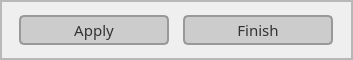
                  <widget class="QFrame" name="frame_158">
                   <property name="minimumSize">
                    <size>
                     <width>0</width>
                     <height>60</height>
                    </size>
                   </property>
                   <property name="maximumSize">
                    <size>
                     <width>16777215</width>
                     <height>60</height>
                    </size>
                   </property>
                   <property name="frameShape">
                    <enum>QFrame::Shape::StyledPanel</enum>
                   </property>
                   <property name="frameShadow">
                    <enum>QFrame::Shadow::Raised</enum>
                   </property>
                   <layout class="QHBoxLayout" name="horizontalLayout_58">
                    <property name="spacing">
                     <number>0</number>
                    </property>
                    <property name="leftMargin">
                     <number>0</number>
                    </property>
                    <property name="topMargin">
                     <number>0</number>
                    </property>
                    <property name="rightMargin">
                     <number>0</number>
                    </property>
                    <property name="bottomMargin">
                     <number>0</number>
                    </property>
                    <item>
                     <widget class="QFrame" name="frame_159">
                      <property name="minimumSize">
                       <size>
                        <width>351</width>
                        <height>0</height>
                       </size>
                      </property>
                      <property name="maximumSize">
                       <size>
                        <width>351</width>
                        <height>81</height>
                       </size>
                      </property>
                      <property name="styleSheet">
                       <string notr="true">QPushButton {
        background-color: #cccccc; /* Cor de fundo do botão */
        color: #333333; /* Cor do texto */
        border: 2px solid #999999; /* Borda */
        border-radius: 5px; /* Bordas arredondadas */
        font-size: 15px; /* Tamanho da fonte */
		font-family: &quot;Yu Gothic&quot;; /* Família da fonte */
    }
QPushButton:hover {
        background-color: #b3b3b3; /* Cor de fundo ao passar o mouse */
        border: 2px solid #55aaff; /* Borda ao passar o mouse */
    }
QPushButton:pressed {
        background-color: #999999; /* Cor de fundo quando pressionado */
        border: 2px solid #444444; /* Borda quando pressionado */
    }</string>
                      </property>
                      <property name="frameShape">
                       <enum>QFrame::Shape::StyledPanel</enum>
                      </property>
                      <property name="frameShadow">
                       <enum>QFrame::Shadow::Raised</enum>
                      </property>
                      <layout class="QHBoxLayout" name="horizontalLayout_59">
                       <item>
                        <widget class="QPushButton" name="assemblyApply">
                         <property name="minimumSize">
                          <size>
                           <width>100</width>
                           <height>30</height>
                          </size>
                         </property>
                         <property name="maximumSize">
                          <size>
                           <width>150</width>
                           <height>16777215</height>
                          </size>
                         </property>
                         <property name="font">
                          <font>
                           <family>Yu Gothic</family>
                           <pointsize>-1</pointsize>
                           <bold>false</bold>
                          </font>
                         </property>
                         <property name="text">
                          <string>Apply</string>
                         </property>
                        </widget>
                       </item>
                       <item>
                        <widget class="QPushButton" name="assemblyFinish">
                         <property name="minimumSize">
                          <size>
                           <width>100</width>
                           <height>30</height>
                          </size>
                         </property>
                         <property name="maximumSize">
                          <size>
                           <width>150</width>
                           <height>16777215</height>
                          </size>
                         </property>
                         <property name="font">
                          <font>
                           <family>Yu Gothic</family>
                           <pointsize>-1</pointsize>
                           <bold>false</bold>
                          </font>
                         </property>
                         <property name="styleSheet">
                          <string notr="true"/>
                         </property>
                         <property name="text">
                          <string>Finish</string>
                         </property>
                        </widget>
                       </item>
                      </layout>
                     </widget>
                    </item>
                   </layout>
                  </widget>
